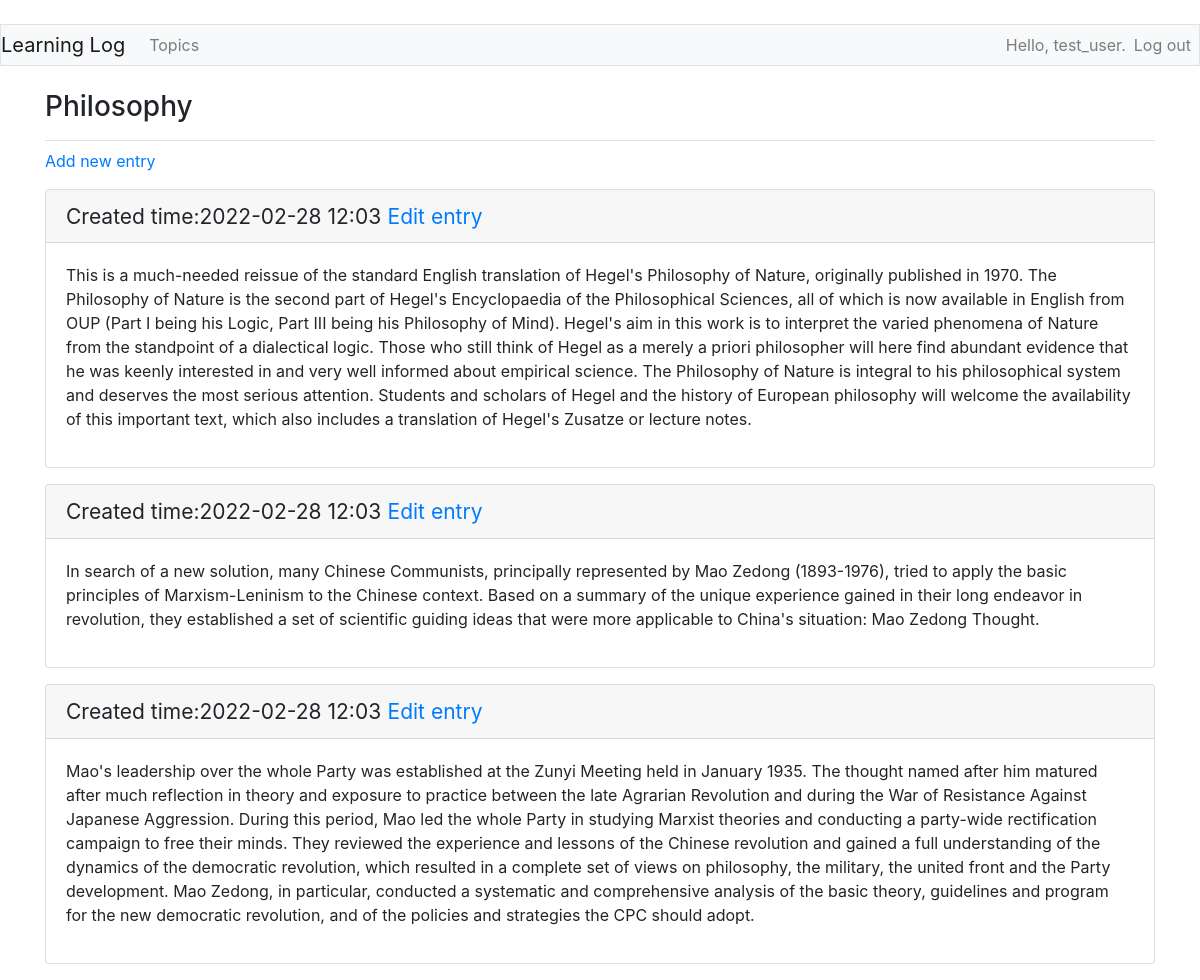
Page /topics/4/ (signed in) on the committed database.
### learning_logs/models.py (models this page shows, shortened)
class Topic(models.Model):
    text = models.CharField(max_length=200)
    date_added = models.DateTimeField(auto_now_add=True)
    owner = models.ForeignKey(User, on_delete=models.CASCADE)
    def __str__(self):
        return self.text

class Entry(models.Model):
    topic = models.ForeignKey(Topic, on_delete=models.CASCADE)
    text = models.TextField()
    class Meta:
        verbose_name_plural = 'entries'

### learning_logs/views.py (the view)
# urls.py: re_path('topics/(?P<topic_id>\d+)/', views.topic, name='topic'),
@login_required
def topic(request, topic_id):
    topic = Topic.objects.get(id=topic_id)
    if topic.owner != request.user:
        raise Http404
    entries = topic.entry_set.order_by('topic__date_added')
    context = {'topic': topic, 'entries': entries}
    return render(request, 'learning_logs/topic.html', locals())

### learning_logs/templates/learning_logs/topic.html (shortened to what this page needs)
﻿<!DOCTYPE html>
<html lang="en">
<head>
    <link href="https://cdn.bootcdn.net/ajax/libs/twitter-bootstrap/4.6.1/css/bootstrap.min.css" rel="stylesheet">
</head>
<body>
    {% extends "learning_logs/base.html" %}
    {% block page_header %}
        <h3>{{topic}}</h3>
    {% endblock page_header %}
    {% block content %}
    <p>
        <a href="{% url 'learning_logs:new_entry' topic.id %}">Add new entry</a>
    </p>
    {% for entry in entries %}
        <div class="card mb-3">
            <h4 class="card-header">
                <small>Created time:{{ topic.date_added|date:'Y-m-d H:i' }}</small>
                <small><a href="{% url 'learning_logs:edit_entry' entry.id %}">Edit entry</a></small>
            </h4>
            <div class="card-body">{{entry.text|linebreaks}}</div>
        </div>
    {% empty %}
    <p>There are no entries for this topic yet.</p>
    {% endfor %}
    {% endblock content %}

### learning_logs/templates/learning_logs/base.html (shortened to what this page needs)
﻿<!DOCTYPE html>
<html lang="en">
<head>
    <link href="https://cdn.bootcdn.net/ajax/libs/twitter-bootstrap/4.6.1/css/bootstrap.min.css" rel="stylesheet">
</head>
<body>
<nav class="nav navbar-expand-md navbar-light bg-light mb-4 border">
    <a class="navbar-brand" href="{% url 'learning_logs:index' %}">Learning Log</a>
    <div class="collapse navbar-collapse" id="navbarCollapse">
        <ul class="navbar-nav mr-auto">
            <li class="nav-item">
                <a class="nav-link" href="{% url 'learning_logs:topics' %}">Topics</a>
            </li>
        </ul>
        <ul class="navbar-nav ml-auto">
            {% if user.is_authenticated %}
                <li class="nav-item">
                    <span class="navbar-text">Hello, {{ user.username }}.</span>
                </li>
                <li class="nav-item">
                    <a class="nav-link" href="{% url 'users:logout' %}">Log out</a>
                </li>
            {% endif %}
        </ul>
    </div>
</nav>
<main role="main" class="container">
    <div class="pb-2 mb-2 border-bottom">
        {% block page_header %}{% endblock page_header %}
    </div>
    <div>
        {% block content %}{% endblock content %}
    </div>
</main>
</body>
</html>

### rows in the picture
Topic: text "Philosophy", date_added "2022-02-28 12:03"
Entry: text "This is a much-needed reissue of the standard English translation of Hegel's Philosophy of Nature, originally published in 1970. The Philosophy of Nature is the second part of Hegel's Encyclopaedia of the Philosophical Sciences, all of which is now available in English from OUP (Part I being his Logic, Part III being his Philosophy of Mind). Hegel's aim in this work is to interpret the varied phenomena of Nature from the standpoint of a dialectical logic. Those who still think of Hegel as a merely a priori philosopher will here find abundant evidence that he was keenly interested in and very well informed about empirical science. The Philosophy of Nature is integral to his philosophical…"
Entry: text "In search of a new solution, many Chinese Communists, principally represented by Mao Zedong (1893-1976), tried to apply the basic principles of Marxism-Leninism to the Chinese context. Based on a summary of the unique experience gained in their long endeavor in revolution, they established a set of scientific guiding ideas that were more applicable to China's situation: Mao Zedong Thought."
Entry: text "Mao's leadership over the whole Party was established at the Zunyi Meeting held in January 1935. The thought named after him matured after much reflection in theory and exposure to practice between the late Agrarian Revolution and during the War of Resistance Against Japanese Aggression. During this period, Mao led the whole Party in studying Marxist theories and conducting a party-wide rectification campaign to free their minds. They reviewed the experience and lessons of the Chinese revolution and gained a full understanding of the dynamics of the democratic revolution, which resulted in a complete set of views on philosophy, the military, the united front and the Party development. Mao…"

### other values in the picture
{{ user.username }} "test_user"
